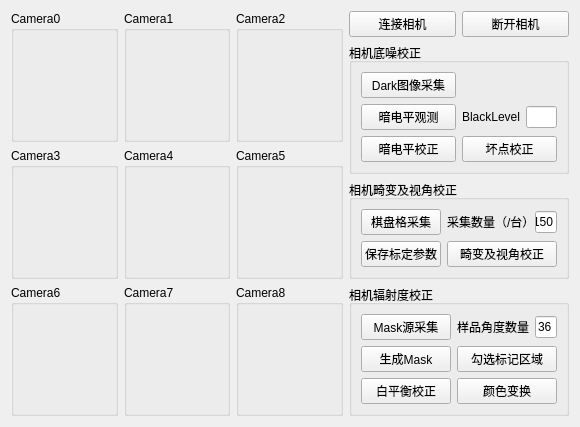
        <widget class="QWidget" name="PreCamera">
         <layout class="QGridLayout" name="gridLayout_43">
          <item row="0" column="0">
           <layout class="QGridLayout" name="gridLayout_44" columnstretch="4,1">
            <item row="0" column="0">
             <layout class="QGridLayout" name="gridLayout_3">
              <item row="3" column="3">
               <widget class="QGroupBox" name="groupBox_precamera4">
                <property name="title">
                 <string>Camera4</string>
                </property>
                <layout class="QGridLayout" name="gridLayout_39">
                 <item row="0" column="0">
                  <widget class="QLabel" name="label_precamera4">
                   <property name="text">
                    <string/>
                   </property>
                  </widget>
                 </item>
                </layout>
               </widget>
              </item>
              <item row="3" column="2">
               <widget class="QGroupBox" name="groupBox_precamera3">
                <property name="title">
                 <string>Camera3</string>
                </property>
                <layout class="QGridLayout" name="gridLayout_38">
                 <item row="0" column="0">
                  <widget class="QLabel" name="label_precamera3">
                   <property name="text">
                    <string/>
                   </property>
                  </widget>
                 </item>
                </layout>
               </widget>
              </item>
              <item row="2" column="2">
               <widget class="QGroupBox" name="groupBox_precamera0">
                <property name="title">
                 <string>Camera0</string>
                </property>
                <layout class="QGridLayout" name="gridLayout_11">
                 <item row="0" column="0">
                  <widget class="QLabel" name="label_precamera0">
                   <property name="text">
                    <string/>
                   </property>
                   <property name="scaledContents">
                    <bool>false</bool>
                   </property>
                  </widget>
                 </item>
                </layout>
               </widget>
              </item>
              <item row="2" column="4">
               <widget class="QGroupBox" name="groupBox_precamera2">
                <property name="title">
                 <string>Camera2</string>
                </property>
                <layout class="QGridLayout" name="gridLayout_37">
                 <item row="0" column="0">
                  <widget class="QLabel" name="label_precamera2">
                   <property name="text">
                    <string/>
                   </property>
                  </widget>
                 </item>
                </layout>
               </widget>
              </item>
              <item row="2" column="3">
               <widget class="QGroupBox" name="groupBox_precamera1">
                <property name="title">
                 <string>Camera1</string>
                </property>
                <layout class="QGridLayout" name="gridLayout_36">
                 <item row="0" column="0">
                  <widget class="QLabel" name="label_precamera1">
                   <property name="text">
                    <string/>
                   </property>
                  </widget>
                 </item>
                </layout>
               </widget>
              </item>
              <item row="3" column="4">
               <widget class="QGroupBox" name="groupBox_precamera5">
                <property name="title">
                 <string>Camera5</string>
                </property>
                <layout class="QGridLayout" name="gridLayout_40">
                 <item row="0" column="0">
                  <widget class="QLabel" name="label_precamera5">
                   <property name="text">
                    <string/>
                   </property>
                  </widget>
                 </item>
                </layout>
               </widget>
              </item>
              <item row="4" column="2">
               <widget class="QGroupBox" name="groupBox_precamera6">
                <property name="title">
                 <string>Camera6</string>
                </property>
                <layout class="QGridLayout" name="gridLayout_41">
                 <item row="0" column="0">
                  <widget class="QLabel" name="label_precamera6">
                   <property name="text">
                    <string/>
                   </property>
                  </widget>
                 </item>
                </layout>
               </widget>
              </item>
              <item row="4" column="3">
               <widget class="QGroupBox" name="groupBox_precamera7">
                <property name="title">
                 <string>Camera7</string>
                </property>
                <layout class="QGridLayout" name="gridLayout_42">
                 <item row="0" column="0">
                  <widget class="QLabel" name="label_precamera7">
                   <property name="text">
                    <string/>
                   </property>
                   <property name="scaledContents">
                    <bool>false</bool>
                   </property>
                  </widget>
                 </item>
                </layout>
               </widget>
              </item>
              <item row="4" column="4">
               <widget class="QGroupBox" name="groupBox_precamera8">
                <property name="title">
                 <string>Camera8</string>
                </property>
                <layout class="QGridLayout" name="gridLayout_4">
                 <item row="0" column="0">
                  <widget class="QLabel" name="label_precamera8">
                   <property name="text">
                    <string/>
                   </property>
                   <property name="scaledContents">
                    <bool>false</bool>
                   </property>
                  </widget>
                 </item>
                </layout>
               </widget>
              </item>
             </layout>
            </item>
            <item row="0" column="1">
             <layout class="QVBoxLayout" name="verticalLayout_2" stretch="1,3,3,3">
              <item>
               <layout class="QHBoxLayout" name="horizontalLayout_6">
                <item>
                 <widget class="QPushButton" name="pushButton_iniCCD">
                  <property name="text">
                   <string>连接相机</string>
                  </property>
                 </widget>
                </item>
                <item>
                 <widget class="QPushButton" name="pushButton_finiCCD">
                  <property name="text">
                   <string>断开相机</string>
                  </property>
                 </widget>
                </item>
               </layout>
              </item>
              <item>
               <widget class="QGroupBox" name="groupBox">
                <property name="title">
                 <string>相机底噪校正</string>
                </property>
                <layout class="QGridLayout" name="gridLayout_48">
                 <item row="0" column="0">
                  <layout class="QGridLayout" name="gridLayout_47" columnstretch="1,1" rowminimumheight="1,1,1">
                   <item row="1" column="0">
                    <widget class="QPushButton" name="pushButton_3">
                     <property name="text">
                      <string>暗电平观测</string>
                     </property>
                    </widget>
                   </item>
                   <item row="0" column="0">
                    <widget class="QPushButton" name="pushButton_5">
                     <property name="text">
                      <string>Dark图像采集</string>
                     </property>
                    </widget>
                   </item>
                   <item row="1" column="1">
                    <layout class="QHBoxLayout" name="horizontalLayout_4">
                     <item>
                      <widget class="QLabel" name="label_3">
                       <property name="text">
                        <string>BlackLevel</string>
                       </property>
                      </widget>
                     </item>
                     <item>
                      <widget class="QLineEdit" name="lineEdit_4"/>
                     </item>
                    </layout>
                   </item>
                   <item row="2" column="0">
                    <widget class="QPushButton" name="pushButton_blackLevel">
                     <property name="text">
                      <string>暗电平校正</string>
                     </property>
                    </widget>
                   </item>
                   <item row="2" column="1">
                    <widget class="QPushButton" name="pushButton_deadPixels">
                     <property name="text">
                      <string>坏点校正</string>
                     </property>
                    </widget>
                   </item>
                  </layout>
                 </item>
                </layout>
               </widget>
              </item>
              <item>
               <widget class="QGroupBox" name="groupBox_2">
                <property name="title">
                 <string>相机畸变及视角校正</string>
                </property>
                <layout class="QGridLayout" name="gridLayout_50">
                 <item row="0" column="0">
                  <layout class="QGridLayout" name="gridLayout_49" columnstretch="1,1" rowminimumheight="1,1">
                   <item row="0" column="1">
                    <layout class="QHBoxLayout" name="horizontalLayout_2" stretch="1,5">
                     <property name="spacing">
                      <number>0</number>
                     </property>
                     <item>
                      <widget class="QLabel" name="label_21">
                       <property name="text">
                        <string>采集数量（/台）</string>
                       </property>
                      </widget>
                     </item>
                     <item>
                      <widget class="QLineEdit" name="lineEdit_captureNum">
                       <property name="text">
                        <string>150</string>
                       </property>
                      </widget>
                     </item>
                    </layout>
                   </item>
                   <item row="0" column="0">
                    <widget class="QPushButton" name="pushButton_captureContinuously">
                     <property name="text">
                      <string>棋盘格采集</string>
                     </property>
                    </widget>
                   </item>
                   <item row="1" column="0">
                    <widget class="QPushButton" name="pushButton_chess">
                     <property name="text">
                      <string>保存标定参数</string>
                     </property>
                    </widget>
                   </item>
                   <item row="1" column="1">
                    <widget class="QPushButton" name="pushButton_2">
                     <property name="text">
                      <string>畸变及视角校正</string>
                     </property>
                    </widget>
                   </item>
                  </layout>
                 </item>
                </layout>
               </widget>
              </item>
              <item>
               <widget class="QGroupBox" name="groupBox_3">
                <property name="title">
                 <string>相机辐射度校正</string>
                </property>
                <layout class="QGridLayout" name="gridLayout_52">
                 <item row="0" column="0">
                  <layout class="QGridLayout" name="gridLayout_51" columnstretch="1,1" rowminimumheight="1,1,1">
                   <item row="1" column="0">
                    <widget class="QPushButton" name="pushButton_computeMask">
                     <property name="text">
                      <string>生成Mask</string>
                     </property>
                    </widget>
                   </item>
                   <item row="0" column="1">
                    <layout class="QHBoxLayout" name="horizontalLayout_3">
                     <item>
                      <widget class="QLabel" name="label_sampleNum">
                       <property name="text">
                        <string>样品角度数量</string>
                       </property>
                      </widget>
                     </item>
                     <item>
                      <widget class="QLineEdit" name="lineEdit_sampleNum">
                       <property name="text">
                        <string>36</string>
                       </property>
                      </widget>
                     </item>
                    </layout>
                   </item>
                   <item row="0" column="0">
                    <widget class="QPushButton" name="pushButton_captureOfPeriod">
                     <property name="text">
                      <string>Mask源采集</string>
                     </property>
                    </widget>
                   </item>
                   <item row="1" column="1">
                    <widget class="QPushButton" name="pushButton_6">
                     <property name="text">
                      <string>勾选标记区域</string>
                     </property>
                    </widget>
                   </item>
                   <item row="2" column="0">
                    <widget class="QPushButton" name="pushButton_whiteBalance">
                     <property name="text">
                      <string>白平衡校正</string>
                     </property>
                    </widget>
                   </item>
                   <item row="2" column="1">
                    <widget class="QPushButton" name="pushButton_7">
                     <property name="text">
                      <string>颜色变换</string>
                     </property>
                    </widget>
                   </item>
                  </layout>
                 </item>
                </layout>
               </widget>
              </item>
             </layout>
            </item>
           </layout>
          </item>
         </layout>
        </widget>
